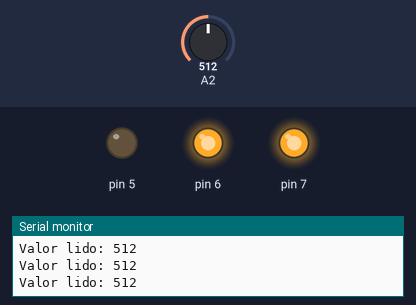
The sketch below on a simulated Arduino Uno, built with avr-gcc and run on an emulated ATmega328P. Parts: output pins drawn as LEDs (lit = HIGH), the last lines printed to the serial monitor. The inputs (shaded band) are chosen by the test bench; at power-on: A2 = 512.

Above: at 1.2 s.
1.3 s: A2 set to 486
At 2.0 s:
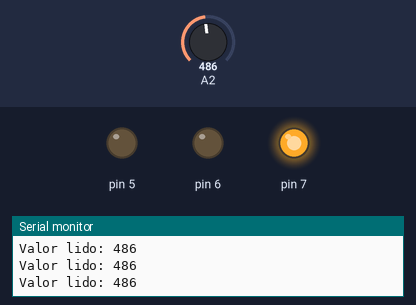
2.8 s: A2 set to 216
4.3 s: A2 set to 191
At 5.1 s:
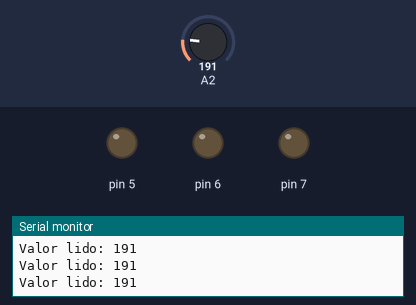
5.8 s: A2 set to 810
At 6.6 s:
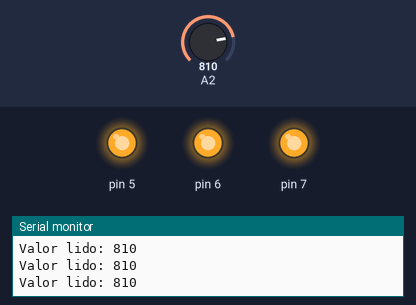
7.3 s: A2 set to 788
At 8.1 s:
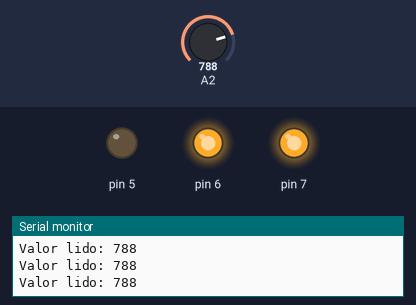
8.8 s: A2 set to 900
At 9.7 s:
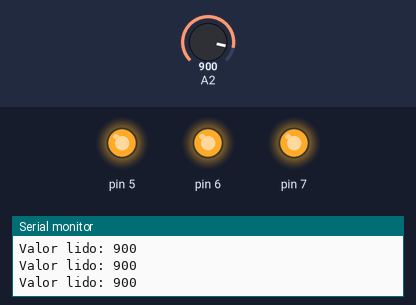
Timing chart, 0 to 11.3 s (numbered marks = the images above; inputs shaded):
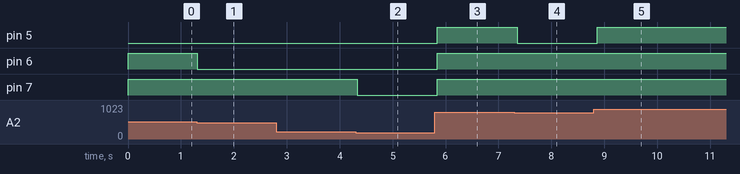

Measured:
- the behaviour switches between 501 and 500 on A2 (found by bisection; images 0 and 1)
- the behaviour switches between 201 and 200 on A2 (found by bisection; images 1 and 2)
- the behaviour switches between 801 and 800 on A2 (found by bisection; images 3 and 4)
- after the input at 1.3 s, pin 6: HIGH → LOW at once
- after the input at 4.3 s, pin 7: HIGH → LOW at once
- after the input at 5.8 s, pin 5–7: LOW → HIGH at once
- after the input at 7.3 s, pin 5: HIGH → LOW after 0.05 s
- after the input at 8.8 s, pin 5: LOW → HIGH after 0.06 s

The sketch:

code.ino
```cpp
void setup()
{
  pinMode(5, OUTPUT);
  pinMode(6, OUTPUT);
  pinMode(7, OUTPUT);
  pinMode(A2, INPUT);
  Serial.begin(9600);

  digitalWrite(5, LOW);
  digitalWrite(6, LOW);
  digitalWrite(7, LOW);
}

void loop()
{
  if (analogRead(A2) > 200) {
    digitalWrite(7, HIGH);
  } else {
    digitalWrite(7, LOW);
  }
  if (analogRead(A2) > 500) {
    digitalWrite(6, HIGH);
  } else {
    digitalWrite(6, LOW);
  }
  if (analogRead(A2) > 800) {
    digitalWrite(5, HIGH);
  } else {
    digitalWrite(5, LOW);
  }
  Serial.print("Valor lido: ");
  Serial.println(analogRead(A2));
  delay(100);
}
```
